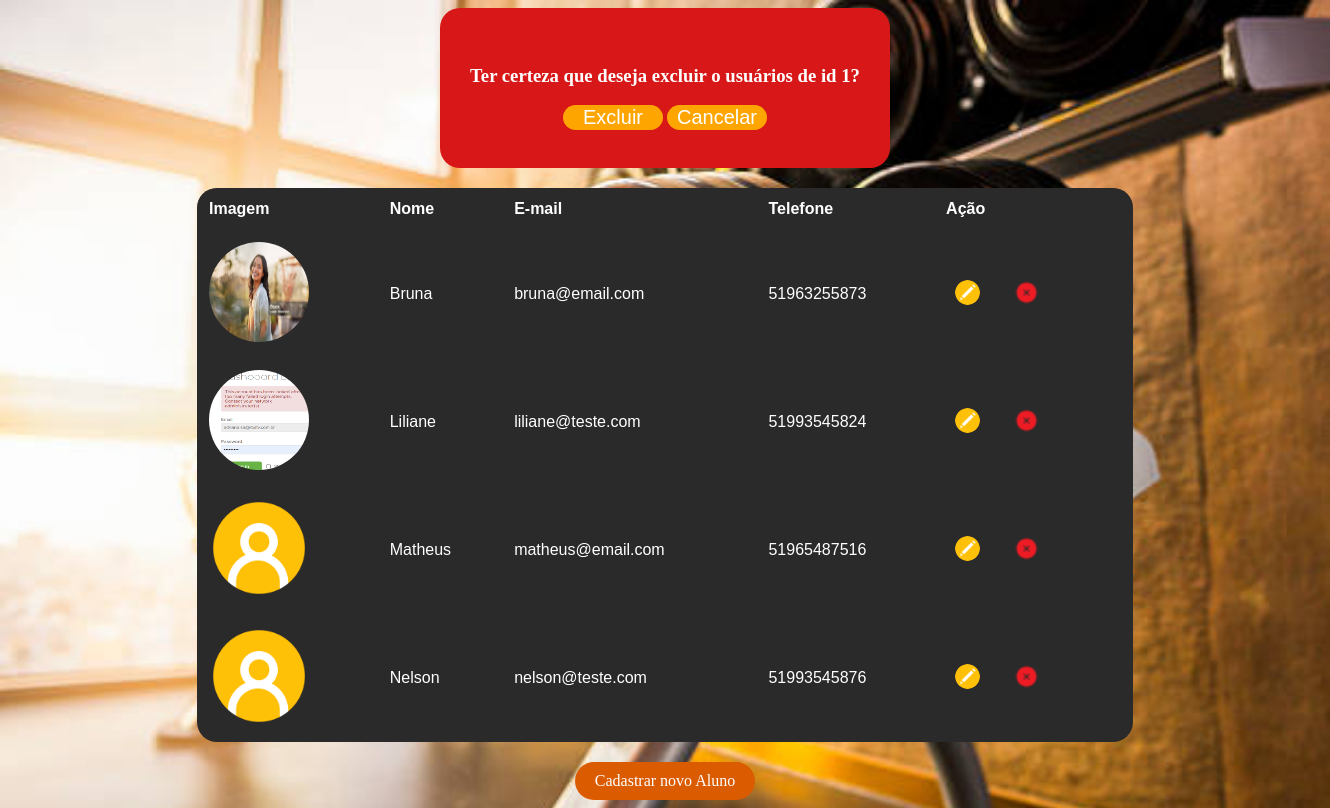
Page /admin.php?id=1 (signed in) on the committed database.
### tables this page shows
CREATE TABLE `cliente` (
  `id` int(11) NOT NULL,
  `nome` varchar(240) NOT NULL,
  `email` varchar(240) NOT NULL,
  `telefone` varchar(11) NOT NULL,
  `imagem` varchar(240) NOT NULL
);

### function.php (called while the page is built, shortened)
<?php
function getUsers($connect){
	$query = "SELECT * FROM cliente WHERE 1 ORDER BY nome";
	$action = mysqli_query( $connect, $query );
	$results = mysqli_fetch_all($action, MYSQLI_ASSOC);
	return $results;
}
?>

### admin.php (the view, shortened to what this page needs)
<?php require_once "function.php"; session_start();?>
<!DOCTYPE html>
<html>
<head>
    <link rel="stylesheet" type="text/css" href="layout/style.css">
</head>
<body>
	<main>
	<?php if(isset($_SESSION['ativa'])){ ?>
	<?php
		$resultados = getUsers($connect);
		if (isset($_GET['id'])) {
			echo "<div class='excluir'><h3>Ter certeza que deseja excluir o usuários de id ". $_GET['id'] . "?</h3>";
			?>
			<form  method="post">
				<button name="deletar">Excluir</button>
				<button name="cancelar">Cancelar</button>
			</form>
		</div>
		<?php } ?>
	<div class="divTabela">
		<table class="tabela">
			<tr>
				<th>Imagem</th>
				<th>Nome</th>
				<th>E-mail</th>
				<th>Telefone</th>
				<th>Ação</th>
			</tr>
			<?php foreach ($resultados as $resultado) {
				$id = $resultado['id'];
				$nome = $resultado['nome'];
				$email = $resultado['email'];
				$telefone = $resultado['telefone'];
				$imagem = $resultado['imagem'];
				if(empty($imagem)){
					$imagem = "profile.png";
				}
			?>
				<tr>
					<td><img class="imagem" src="imagens/uploads/<?php echo $imagem;?>"></td>
					<td><?php echo $resultado['nome']; ?></td>
					<td><?php echo $resultado['email']; ?></td>
					<td><?php echo $resultado['telefone']; ?></td>
					<td>
						<a id="btn-editar" href="alteraCadastro.php?id=<?php echo $id;?>&nome=<?php echo $nome?>&email=<?php echo $email?>&telefone=<?php echo $telefone?>&imagem=<?php echo $imagem;?>"><img src="layout/assets/icones/editar.png" alt="Editar 3"></a>
						<a href="admin.php?id=<?php echo $id;?>"> <img src="layout/assets/icones/deletar.png" alt="Deletar 3"></a>
					</td>
				</tr>
			<?php }	?>
		</table>
        <a id="btn-cadastro" href="cadastrar.php">Cadastrar novo Aluno</a>
     </div>
	 <?php }else{
    echo "<p>Voce não tem acesso a essa pagina</p>";
	} ?>
</main>
</body>
</html>

### layout/style.css (style rules this page uses)
body { background-image: url("assets/fundoSite.jpg"); background-repeat: no-repeat; background-size: cover; width: auto; overflow:auto; }
main { display: flex; flex-direction: column; justify-content: center; align-items: center; }
a:link, a:visited { color: rgb(173, 113, 0); border-radius: 10px ; padding: 10px 20px; text-align: center; text-decoration: none; }
img { margin: 0 100px; width: 210px; height: 320px; border-radius: 20px; }
.divTabela { width: 1440px; display: flex; flex-direction: column; justify-content: center; align-items: center; }
#btn-cadastro { background-color: #DA5B00; color: white; border-radius: 20px; }
.tabela { justify-content: center; font-family: Arial, Helvetica, sans-serif; color: white; border-collapse: collapse; width: 65%; margin: 20px; border-top-left-radius: 20px; border-top-right-radius: 20px; border-bottom-right-radius: 20px; border-bottom-left-radius: 20px; overflow: hidden; }
.tabela td, .tabela th { padding: 12px; }
.tabela tr { background-color:rgb(43, 42, 42); }
.tabela th { padding-top: 12px; padding-bottom: 12px; text-align: left; background-color: rgba(43, 42, 42, 0.527); color: white; }
.tabela a img { width: 25px; height: 25px; margin: auto; }
.imagem { width: 100px; height: 100px; border-radius: 50%; margin: 0 0 0 0; }
#btn-editar { color: white; border-radius: 20px; padding: 5px; margin: 4px; font-size: 12px; }
.excluir { color: rgb(255, 255, 255); display: flex; flex-direction: column; justify-content: center; align-items: center; width: auto; height: 100px; padding: 30px; background-color: #d81818; border-radius: 20px; }
.excluir form button { width: 100px; height: auto; font-size: 20px; align-items: center; color: white; background-color: orange; border: none; border-radius: 20px; margin:auto; }

### rows in the picture
cliente: imagem (picture), nome "Bruna", email "bruna@email.com", telefone "51963255873"
cliente: imagem (picture), nome "Liliane", email "liliane@teste.com", telefone "51993545824"
cliente: nome "Matheus", email "matheus@email.com", telefone "51965487516"
cliente: nome "Nelson", email "nelson@teste.com", telefone "51993545876"

### other values in the picture
$_GET['id'] "1"
